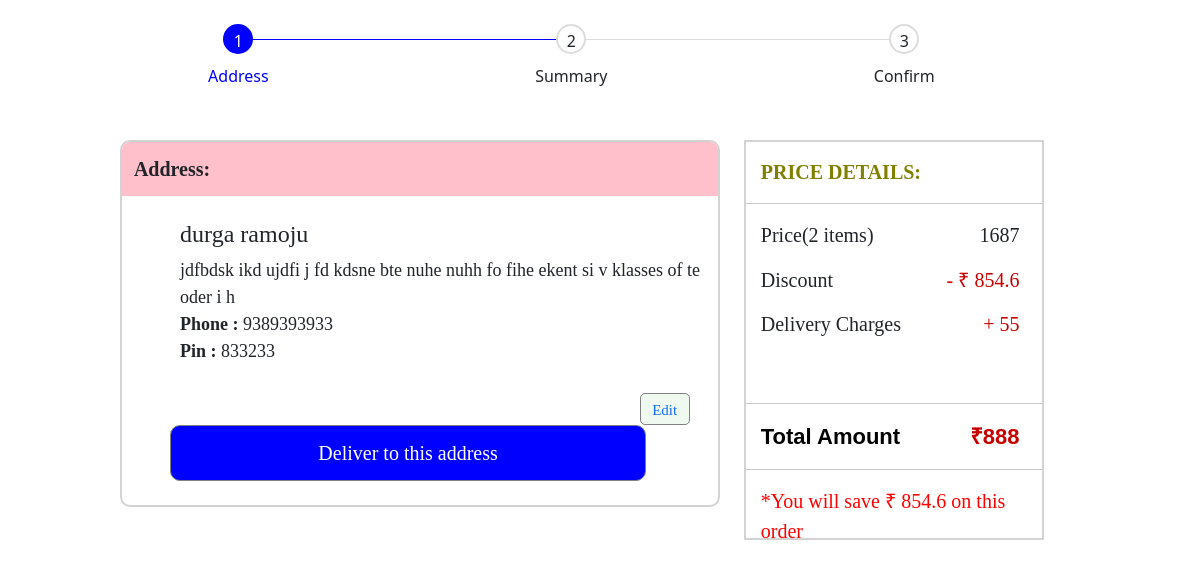
Screenshot of /address (signed in) with the database file from the repository.
### APP/models.py (models this page shows, shortened)
class Customer(models.Model):
	first_name = models.CharField(max_length=50)
	last_name = models.CharField(max_length=50)
	phone = models.CharField(max_length=10)
	email = models.EmailField()
	password = models.CharField(max_length=100)
	address = models.TextField(max_length=100)
	pincode =  models.CharField(max_length=6)
	@staticmethod
	def get_customer_by_email(email):
		try:
			return Customer.objects.get(email=email)
		except:
			return False

### APP/views.py (the view)
# urls.py: path('address',views.address,name='address'),
def address(request):
    template = loader.get_template('address.html')
    if request.method == 'POST':
        current_user = request.session['user']
        customer = Customer.get_customer_by_email(current_user)
        productid = request.POST['productid']
        quantity = request.POST['quantity']
        product = Product.objects.get(id=productid)
        discount = product.discount*product.MRP
        if product.price<500:
            delivery_charges = 55
        else:
            delivery_charges=0
        quantity = int(quantity)
        MRP = product.MRP*quantity
        total = product.MRP-product.discount*product.MRP+delivery_charges
        t = str(total)
        ts= t.split('.')
        if int(ts[1])<6:
            total = floor(total)
        else:
            total = ceil(total)
        context = {
            'product':product,
            'count':quantity,
            'customer':customer,
            'discount':round(discount,0)*quantity,
            'delivery_charges':delivery_charges,
            'total':total*quantity,
            'MRP':MRP,
            'login':'login',
            'quantity':quantity,
            'address':1
        }
        return HttpResponse(template.render(context,request))
    else:
        current_user = request.session['user']
        customer = Customer.get_customer_by_email(current_user)
        orders = Order.objects.filter(customer_id= customer)
        quantity=0
        MRP=0
        discount = 0
        total = 0
        delivery_charges=55
        for order in orders:
            product = Product.objects.get(id=order.product_id)
            quantity += order.quantity
            MRP += product.MRP
            discount += product.MRP*product.discount
            total += product.MRP-product.discount*product.MRP
        total += delivery_charges
        t = str(total)
        ts= t.split('.')
        if int(ts[1])<6:
            total = floor(total)
        else:
            total = ceil(total)
        context = {
            'product':product,
            'count':quantity,
            'customer':customer,
            'discount':round(discount,1),
            'delivery_charges':delivery_charges,
            'total':total,
            'MRP':MRP,
            'login':'login',
            'quantity':quantity,
            'address':1,
            'cart':1
        }
        return HttpResponse(template.render(context,request))

### APP/templates/address.html (shortened to what this page needs)
<html lang="en">
<head>
     <link href="https://cdn.jsdelivr.net/npm/bootstrap@5.0.2/dist/css/bootstrap.min.css" rel="stylesheet">
	 <link rel="stylesheet" href="https://cdnjs.cloudflare.com/ajax/libs/font-awesome/4.7.0/css/font-awesome.min.css">
</head>
<body>
    <br>
    {% include 'progress_bar.html' %}
    <div class="all">
    <div class="items">
        <div class="title">Address:</div>
        <br>
        <div class="item">
            <div class="item-data" ><h4>{{ customer.first_name }} {{ customer.last_name }}</h4>
                {{ customer.address }}
                 <div><b>Phone :</b> {{ customer.phone}}</div>
                 <div><b>Pin : </b>{{ customer.pincode }}</div>
            </div>
            <a class="edit" href="{% url 'profile' %}">Edit</a>
        </div>
        {% if not cart %}
        <form action = "{% url 'summary' %}" method="POST">
            {% csrf_token %}
        <input type="text" name="productid" value="{{ product.id }}"  hidden>
        <input type="text" name="quantity" value="{{ quantity }}"  hidden>
        <input type="submit" class="deliver" value="Deliver to this Address">
        </form>
        {% else %}
        <a href="{% url 'summary' %}"><button class="deliver">Deliver to this address</button></a>
        {% endif %}
    </div>
    <div class="cost">
        <div style="margin:5%;color:olive;font-size:20px;font-family:'calibri';font-weight: bold;">PRICE DETAILS:</div>
        <hr>
        <div style="font-family:'Cambria';margin-left: 5%;font-size: 20px;margin-top: 5%;">Price({{ count }} items)<div style="float:right;margin-right: 8%;">{{ MRP }}</div></div>
        <div style="font-family:'Cambria';margin-left: 5%;font-size: 20px;margin-top: 5%;">Discount<div style="float:right;margin-right: 8%;color:rgb(200, 0,0)">- ₹ {{ discount }}</div></div>
        <div style="font-family:'Cambria';margin-left: 5%;font-size: 20px;margin-top: 5%;">Delivery Charges<div style="float:right;margin-right: 8%;color:rgb(200, 0,0)">+ {{ delivery_charges }}</div></div>
        <br>
        <br>
        <hr>
        <div style="font-family:'arial';margin-left: 5%;color:black;font-size: 22px;margin-top: 5%;font-weight: bold;">Total Amount<div style="float:right;margin-right: 8%;color:rgb(200, 0,0)">₹{{ total }}</div></div>
        <hr>
        <div style="color:red;margin-left: 5%;font-family:'calibri';font-size: 20px;">*You will save ₹ {{ discount }} on this order</div>
    </div>
    </div>
</body>
</html>

### APP/templates/address.html (style rules this page uses)
body { background-color:white; display: flex; flex-direction: column; }
.all { display: flex; flex-direction: row; width: 100%; margin-top: 3%; }
.items { background-color:white; width: 50%; margin-left: 10%; height: max-content; border:2px solid lightgray; overflow-y: scroll; border-radius: 10px; padding-bottom: 2%; }
.items .title { font-size: 20px; padding: 2% 2% 2% 2%; background-color: pink; font-family: verdana; font-weight: bold; }
.cost { background-color:white; margin-left: 2%; margin-right: 3%; width: 25%; height: 400px; border:2px solid lightgray; }
.edit { padding:5px 5px 25px 5px; background-color: #F0F9F0; width: 50px; height: 15px; border:1px solid gray; text-decoration: none; display: flex; text-align: center; justify-content: center; font-size: 15px; font-family: verdana; float: right; margin-top: 3%; margin-right: 5%; border-radius: 5px; }
.item { margin-left: 5%; }
.item-data { display: inline-block; margin-left:5% ; margin-bottom: 2%; font-family: 'calibri'; font-size: 18px; }
.deliver { padding: 2% 2% 2% 2%; text-decoration: none; border:1px solid gray; display: inline-block; text-align: center; justify-content: center; font-size: 20px; font-family: verdana; background-color: blue; color: white; margin-left: 8%; width: 80%; justify-content: center; text-align: center; border-radius: 10px; }

### rows the page displays
Customer: first_name "durga", last_name "ramoju", address "jdfbdsk ikd ujdfi j fd kdsne bte nuhe nuhh fo fihe ekent si v klasses of te oder i h", phone "9389393933", pincode "833233"

### other values shown
{{ count }} "2"
{{ MRP }} "1687"
{{ discount }} "854.6"
{{ delivery_charges }} "55"
{{ total }} "888"
